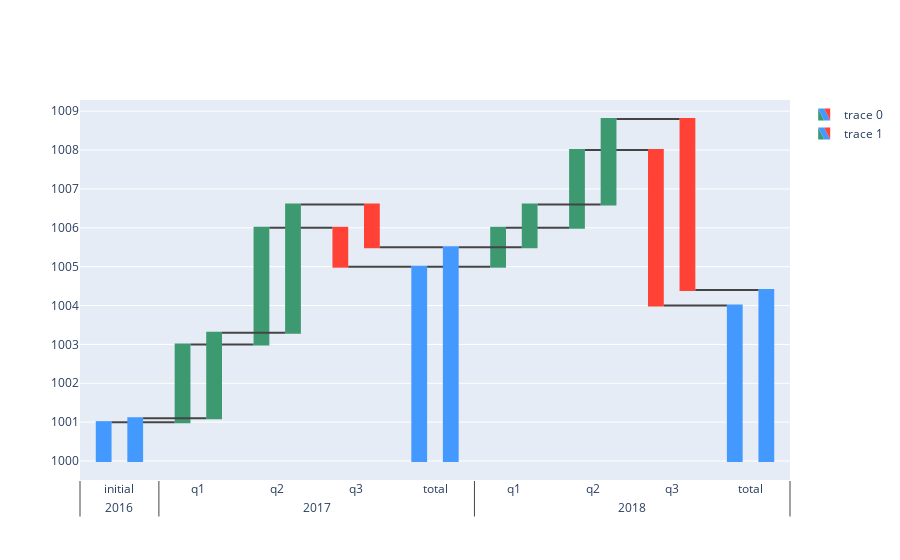

Here is the notebook cell this chart was saved with:
### Markdown cell above
<h3 id="Multi-Category-Waterfall-Chart">Multi Category Waterfall Chart<a class="anchor-link" href="#Multi-Category-Waterfall-Chart">¶</a></h3><p>This example uses the <a href="https://plot.ly/python/reference/#layout-waterfallgroupgap">waterfallgroupgap attribute</a>, which sets a gap between bars.</p>

### Code cell
import plotly.graph_objects as go

fig = go.Figure()

fig.add_trace(go.Waterfall(
    x = [["2016", "2017", "2017", "2017", "2017", "2018", "2018", "2018", "2018"],
        ["initial", "q1", "q2", "q3", "total", "q1", "q2", "q3", "total"]],
    measure = ["absolute", "relative", "relative", "relative", "total", "relative", "relative", "relative", "total"],
    y = [1, 2, 3, -1, None, 1, 2, -4, None],
    base = 1000
))

fig.add_trace(go.Waterfall(
    x = [["2016", "2017", "2017", "2017", "2017", "2018", "2018", "2018", "2018"],
        ["initial", "q1", "q2", "q3", "total", "q1", "q2", "q3", "total"]],
    measure = ["absolute", "relative", "relative", "relative", "total", "relative", "relative", "relative", "total"],
    y = [1.1, 2.2, 3.3, -1.1, None, 1.1, 2.2, -4.4, None],
    base = 1000
))

fig.update_layout(
    waterfallgroupgap = 0.5,
)

fig.show()

### Figure 1 — Plotly figure (JSON) as saved in the notebook; plotly's stock layout.template omitted (floating-point values rounded to 4 significant figures)
{"data": [{"base": 1000, "measure": ["absolute", "relative", "relative", "relative", "total", "relative", "relative", "relative", "total"], "type": "waterfall", "x": [["2016", "2017", "2017", "2017", "2017", "2018", "2018", "2018", "2018"], ["initial", "q1", "q2", "q3", "total", "q1", "q2", "q3", "total"]], "y": [1, 2, 3, -1, null, 1, 2, -4, null]}, {"base": 1000, "measure": ["absolute", "relative", "relative", "relative", "total", "relative", "relative", "relative", "total"], "type": "waterfall", "x": [["2016", "2017", "2017", "2017", "2017", "2018", "2018", "2018", "2018"], ["initial", "q1", "q2", "q3", "total", "q1", "q2", "q3", "total"]], "y": [1.1, 2.2, 3.3, -1.1, null, 1.1, 2.2, -4.4, null]}], "layout": {"waterfallgroupgap": 0.5}}
